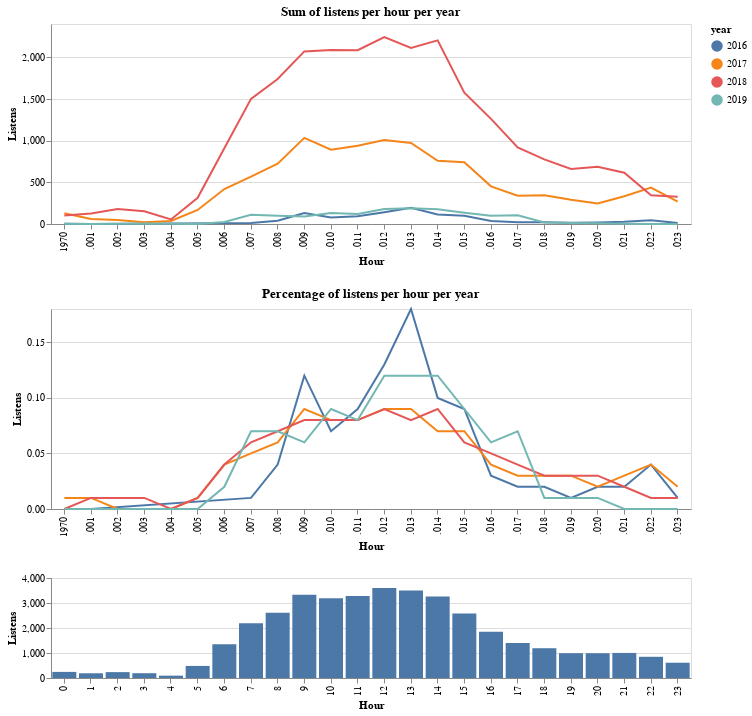

Write notebook code for a chart like this one.
### Code cell
#hide_input
# Create sum per hour per year
selection_sum = df.groupby(['year', 'hour']).size().reset_index().rename(columns={0: 'count'})

# Create percentage per hour per year
selection_perc = selection_sum.copy()
yearly_counts = df.ts.dt.to_period('Y').value_counts()
for year in yearly_counts.index:
    selection_perc.loc[selection_perc.year == year.year, 'count'] = selection_perc.loc[selection_perc.year == year.year, 'count'] / yearly_counts[str(year.year)]
selection_perc = selection_perc.round(2)

# Plot the total listens per hour
total = alt.Chart(selection_sum).mark_bar().encode(
    alt.X('hour:O', title='Hour'),
    alt.Y('sum(count):Q', title='Listens'),
).properties(
#     title='Sum of listens per hour',
    width=MAXWIDTH,
    height=100
)


label = alt.selection_single(
    encodings=['x'], # limit selection to x-axis value
    on='mouseover',  # select on mouseover events
    nearest=True,    # select data point nearest the cursor
    empty='none'     # empty selection includes no data points
)

monthly = alt.Chart().mark_line().encode(
    alt.X('hour:T', title='Hour'),
    alt.Y('count:Q', title='Listens'),
    color='year:N',
).transform_filter(alt.FieldOneOfPredicate(field='year', oneOf=[2016, 2017, 2018, 2019]))

# Plot sum per hour per year
sum_per_hour_per_year = alt.layer(
    monthly.properties(
        title='Sum of listens per hour per year'
    ), # base line chart
    
#     add a rule mark to serve as a guide line
    alt.Chart().mark_rule(color='#aaa').encode(
#         alt.X('hour'),
        x='hour:O'
    ).transform_filter(label),
    
    # add circle marks for selected time points, hide unselected points
    monthly.mark_circle().encode(
        opacity=alt.condition(label, alt.value(1), alt.value(0))
    ).add_selection(label),
    
#     # add white stroked text to provide a legible background for labels
    monthly.mark_text(align='left', dx=5, dy=-5, stroke='white', strokeWidth=2).encode(
        text='sum(count):Q'
    ).transform_filter(label),
    
    # add text labels for stock prices
    monthly.mark_text(align='left', dx=5, dy=-5).encode(
        alt.Text('sum(count):Q'),
#         text='sum(listens):Q'
    ).transform_filter(label),
    
    data = selection_sum
).properties(
    width=MAXWIDTH,
    height=200,
)

# Plot percentage per hour per year
perc_per_hour_per_year = alt.layer(
    monthly.properties(
        title='Percentage of listens per hour per year'
    ),     
    alt.Chart().mark_rule(color='#aaa').encode(
        x='hour:O'
    ).transform_filter(label),
    
    monthly.mark_circle().encode(
        opacity=alt.condition(label, alt.value(1), alt.value(0))
    ).add_selection(label),
    
    monthly.mark_text(align='left', dx=5, dy=-5, stroke='white', strokeWidth=2).encode(
        text='sum(count):Q'
    ).transform_filter(label),
    
    monthly.mark_text(align='left', dx=5, dy=-5).encode(
        alt.Text('sum(count):Q'),
    ).transform_filter(label),
    
    data = selection_perc
).properties(
    width=MAXWIDTH,
    height=200,
)

sum_per_hour_per_year & perc_per_hour_per_year & total

### Figure 1 — Vega-Lite specification as saved in the notebook (floating-point values rounded to 4 significant figures)
{"usermeta": {"embedOptions": {"theme": "latimes"}}, "config": {"view": {"continuousWidth": 400, "continuousHeight": 300}}, "vconcat": [{"layer": [{"mark": "line", "encoding": {"color": {"type": "nominal", "field": "year"}, "x": {"type": "temporal", "field": "hour", "title": "Hour"}, "y": {"type": "quantitative", "field": "count", "title": "Listens"}}, "title": "Sum of listens per hour per year", "transform": [{"filter": {"field": "year", "oneOf": [2016, 2017, 2018, 2019]}}]}, {"mark": {"type": "rule", "color": "#aaa"}, "encoding": {"x": {"type": "ordinal", "field": "hour"}}, "transform": [{"filter": {"selection": "selector001"}}]}, {"mark": "circle", "encoding": {"color": {"type": "nominal", "field": "year"}, "opacity": {"condition": {"value": 1, "selection": "selector001"}, "value": 0}, "x": {"type": "temporal", "field": "hour", "title": "Hour"}, "y": {"type": "quantitative", "field": "count", "title": "Listens"}}, "selection": {"selector001": {"type": "single", "encodings": ["x"], "on": "mouseover", "nearest": true, "empty": "none"}}, "transform": [{"filter": {"field": "year", "oneOf": [2016, 2017, 2018, 2019]}}]}, {"mark": {"type": "text", "align": "left", "dx": 5, "dy": -5, "stroke": "white", "strokeWidth": 2}, "encoding": {"color": {"type": "nominal", "field": "year"}, "text": {"type": "quantitative", "aggregate": "sum", "field": "count"}, "x": {"type": "temporal", "field": "hour", "title": "Hour"}, "y": {"type": "quantitative", "field": "count", "title": "Listens"}}, "transform": [{"filter": {"field": "year", "oneOf": [2016, 2017, 2018, 2019]}}, {"filter": {"selection": "selector001"}}]}, {"mark": {"type": "text", "align": "left", "dx": 5, "dy": -5}, "encoding": {"color": {"type": "nominal", "field": "year"}, "text": {"type": "quantitative", "aggregate": "sum", "field": "count"}, "x": {"type": "temporal", "field": "hour", "title": "Hour"}, "y": {"type": "quantitative", "field": "count", "title": "Listens"}}, "transform": [{"filter": {"field": "year", "oneOf": [2016, 2017, 2018, 2019]}}, {"filter": {"selection": "selector001"}}]}], "data": {"name": "data-0187552695ff6798193cfef9dfa2651e"}, "height": 200, "width": 640}, {"layer": [{"mark": "line", "encoding": {"color": {"type": "nominal", "field": "year"}, "x": {"type": "temporal", "field": "hour", "title": "Hour"}, "y": {"type": "quantitative", "field": "count", "title": "Listens"}}, "title": "Percentage of listens per hour per year", "transform": [{"filter": {"field": "year", "oneOf": [2016, 2017, 2018, 2019]}}]}, {"mark": {"type": "rule", "color": "#aaa"}, "encoding": {"x": {"type": "ordinal", "field": "hour"}}, "transform": [{"filter": {"selection": "selector001"}}]}, {"mark": "circle", "encoding": {"color": {"type": "nominal", "field": "year"}, "opacity": {"condition": {"value": 1, "selection": "selector001"}, "value": 0}, "x": {"type": "temporal", "field": "hour", "title": "Hour"}, "y": {"type": "quantitative", "field": "count", "title": "Listens"}}, "selection": {"selector001": {"type": "single", "encodings": ["x"], "on": "mouseover", "nearest": true, "empty": "none"}}, "transform": [{"filter": {"field": "year", "oneOf": [2016, 2017, 2018, 2019]}}]}, {"mark": {"type": "text", "align": "left", "dx": 5, "dy": -5, "stroke": "white", "strokeWidth": 2}, "encoding": {"color": {"type": "nominal", "field": "year"}, "text": {"type": "quantitative", "aggregate": "sum", "field": "count"}, "x": {"type": "temporal", "field": "hour", "title": "Hour"}, "y": {"type": "quantitative", "field": "count", "title": "Listens"}}, "transform": [{"filter": {"field": "year", "oneOf": [2016, 2017, 2018, 2019]}}, {"filter": {"selection": "selector001"}}]}, {"mark": {"type": "text", "align": "left", "dx": 5, "dy": -5}, "encoding": {"color": {"type": "nominal", "field": "year"}, "text": {"type": "quantitative", "aggregate": "sum", "field": "count"}, "x": {"type": "temporal", "field": "hour", "title": "Hour"}, "y": {"type": "quantitative", "field": "count", "title": "Listens"}}, "transform": [{"filter": {"field": "year", "oneOf": [2016, 2017, 2018, 2019]}}, {"filter": {"selection": "selector001"}}]}], "data": {"name": "data-48044bdc3cc0feeac970edfbb745f045"}, "height": 200, "width": 640}, {"data": {"name": "data-0187552695ff6798193cfef9dfa2651e"}, "mark": "bar", "encoding": {"x": {"type": "ordinal", "field": "hour", "title": "Hour"}, "y": {"type": "quantitative", "aggregate": "sum", "field": "count", "title": "Listens"}}, "height": 100, "width": 640}], "$schema": "https://vega.github.io/schema/vega-lite/v4.8.1.json", "datasets": {"data-0187552695ff6798193cfef9dfa2651e": [{"year": 2013, "hour": 0, "count": 2}, {"year": 2013, "hour": 10, "count": 1}, {"year": 2013, "hour": 11, "count": 13}, {"year": 2013, "hour": 12, "count": 12}, {"year": 2013, "hour": 14, "count": 4}, {"year": 2013, "hour": 15, "count": 5}, {"year": 2013, "hour": 16, "count": 4}, {"year": 2013, "hour": 17, "count": 9}, {"year": 2013, "hour": 18, "count": 29}, {"year": 2013, "hour": 19, "count": 8}, {"year": 2013, "hour": 20, "count": 24}, {"year": 2013, "hour": 21, "count": 3}, {"year": 2013, "hour": 22, "count": 2}, {"year": 2013, "hour": 23, "count": 1}, {"year": 2014, "hour": 11, "count": 2}, {"year": 2014, "hour": 13, "count": 5}, {"year": 2014, "hour": 22, "count": 6}, {"year": 2015, "hour": 0, "count": 5}, {"year": 2015, "hour": 2, "count": 4}, {"year": 2015, "hour": 3, "count": 12}, {"year": 2015, "hour": 8, "count": 4}, {"year": 2015, "hour": 9, "count": 7}, {"year": 2015, "hour": 10, "count": 2}, {"year": 2015, "hour": 11, "count": 26}, {"year": 2015, "hour": 12, "count": 21}, {"year": 2015, "hour": 13, "count": 24}, {"year": 2015, "hour": 14, "count": 5}, {"year": 2015, "hour": 15, "count": 22}, {"year": 2015, "hour": 16, "count": 2}, {"year": 2015, "hour": 17, "count": 8}, {"year": 2015, "hour": 19, "count": 8}, {"year": 2015, "hour": 20, "count": 8}, {"year": 2015, "hour": 21, "count": 22}, {"year": 2015, "hour": 22, "count": 14}, {"year": 2015, "hour": 23, "count": 1}, {"year": 2016, "hour": 0, "count": 2}, {"year": 2016, "hour": 1, "count": 1}, {"year": 2016, "hour": 7, "count": 13}, {"year": 2016, "hour": 8, "count": 40}, {"year": 2016, "hour": 9, "count": 133}, {"year": 2016, "hour": 10, "count": 79}, {"year": 2016, "hour": 11, "count": 94}, {"year": 2016, "hour": 12, "count": 141}, {"year": 2016, "hour": 13, "count": 194}, {"year": 2016, "hour": 14, "count": 113}, {"year": 2016, "hour": 15, "count": 99}, {"year": 2016, "hour": 16, "count": 36}, {"year": 2016, "hour": 17, "count": 20}, {"year": 2016, "hour": 18, "count": 22}, {"year": 2016, "hour": 19, "count": 15}, {"year": 2016, "hour": 20, "count": 17}, {"year": 2016, "hour": 21, "count": 26}, {"year": 2016, "hour": 22, "count": 45}, {"year": 2016, "hour": 23, "count": 13}, {"year": 2017, "hour": 0, "count": 128}, {"year": 2017, "hour": 1, "count": 60}, {"year": 2017, "hour": 2, "count": 49}, {"year": 2017, "hour": 3, "count": 21}, {"year": 2017, "hour": 4, "count": 37}, {"year": 2017, "hour": 5, "count": 168}, {"year": 2017, "hour": 6, "count": 419}, {"year": 2017, "hour": 7, "count": 568}, {"year": 2017, "hour": 8, "count": 723}, {"year": 2017, "hour": 9, "count": 1034}, {"year": 2017, "hour": 10, "count": 892}, {"year": 2017, "hour": 11, "count": 940}, {"year": 2017, "hour": 12, "count": 1007}, {"year": 2017, "hour": 13, "count": 973}, {"year": 2017, "hour": 14, "count": 758}, {"year": 2017, "hour": 15, "count": 742}, {"year": 2017, "hour": 16, "count": 452}, {"year": 2017, "hour": 17, "count": 339}, {"year": 2017, "hour": 18, "count": 346}, {"year": 2017, "hour": 19, "count": 290}, {"year": 2017, "hour": 20, "count": 246}, {"year": 2017, "hour": 21, "count": 333}, {"year": 2017, "hour": 22, "count": 436}, {"year": 2017, "hour": 23, "count": 268}, {"year": 2018, "hour": 0, "count": 103}, {"year": 2018, "hour": 1, "count": 127}, {"year": 2018, "hour": 2, "count": 180}, {"year": 2018, "hour": 3, "count": 152}, {"year": 2018, "hour": 4, "count": 54}, {"year": 2018, "hour": 5, "count": 314}, {"year": 2018, "hour": 6, "count": 908}, {"year": 2018, "hour": 7, "count": 1502}, {"year": 2018, "hour": 8, "count": 1740}, {"year": 2018, "hour": 9, "count": 2071}, {"year": 2018, "hour": 10, "count": 2088}, {"year": 2018, "hour": 11, "count": 2086}, {"year": 2018, "hour": 12, "count": 2242}, {"year": 2018, "hour": 13, "count": 2113}, {"year": 2018, "hour": 14, "count": 2204}, {"year": 2018, "hour": 15, "count": 1576}, {"year": 2018, "hour": 16, "count": 1262}, {"year": 2018, "hour": 17, "count": 920}, {"year": 2018, "hour": 18, "count": 775}, {"year": 2018, "hour": 19, "count": 660}, {"year": 2018, "hour": 20, "count": 686}, {"year": 2018, "hour": 21, "count": 615}, {"year": 2018, "hour": 22, "count": 344}, {"year": 2018, "hour": 23, "count": 327}, {"year": 2019, "hour": 0, "count": 4}, {"year": 2019, "hour": 1, "count": 1}, {"year": 2019, "hour": 2, "count": 2}, {"year": 2019, "hour": 3, "count": 7}, {"year": 2019, "hour": 4, "count": 3}, {"year": 2019, "hour": 5, "count": 1}, {"year": 2019, "hour": 6, "count": 23}, {"year": 2019, "hour": 7, "count": 111}, {"year": 2019, "hour": 8, "count": 100}, {"year": 2019, "hour": 9, "count": 90}, {"year": 2019, "hour": 10, "count": 133}, {"year": 2019, "hour": 11, "count": 119}, {"year": 2019, "hour": 12, "count": 180}, {"year": 2019, "hour": 13, "count": 189}, {"year": 2019, "hour": 14, "count": 176}, {"year": 2019, "hour": 15, "count": 135}, {"year": 2019, "hour": 16, "count": 98}, {"year": 2019, "hour": 17, "count": 105}, {"year": 2019, "hour": 18, "count": 19}, {"year": 2019, "hour": 19, "count": 12}, {"year": 2019, "hour": 20, "count": 10}, {"year": 2019, "hour": 21, "count": 3}, {"year": 2019, "hour": 22, "count": 1}, {"year": 2019, "hour": 23, "count": 1}], "data-48044bdc3cc0feeac970edfbb745f045": [{"year": 2013, "hour": 0, "count": 0.02}, {"year": 2013, "hour": 10, "count": 0.01}, {"year": 2013, "hour": 11, "count": 0.11}, {"year": 2013, "hour": 12, "count": 0.1}, {"year": 2013, "hour": 14, "count": 0.03}, {"year": 2013, "hour": 15, "count": 0.04}, {"year": 2013, "hour": 16, "count": 0.03}, {"year": 2013, "hour": 17, "count": 0.08}, {"year": 2013, "hour": 18, "count": 0.25}, {"year": 2013, "hour": 19, "count": 0.07}, {"year": 2013, "hour": 20, "count": 0.21}, {"year": 2013, "hour": 21, "count": 0.03}, {"year": 2013, "hour": 22, "count": 0.02}, {"year": 2013, "hour": 23, "count": 0.01}, {"year": 2014, "hour": 11, "count": 0.15}, {"year": 2014, "hour": 13, "count": 0.38}, {"year": 2014, "hour": 22, "count": 0.46}, {"year": 2015, "hour": 0, "count": 0.03}, {"year": 2015, "hour": 2, "count": 0.02}, {"year": 2015, "hour": 3, "count": 0.06}, {"year": 2015, "hour": 8, "count": 0.02}, {"year": 2015, "hour": 9, "count": 0.04}, {"year": 2015, "hour": 10, "count": 0.01}, {"year": 2015, "hour": 11, "count": 0.13}, {"year": 2015, "hour": 12, "count": 0.11}, {"year": 2015, "hour": 13, "count": 0.12}, {"year": 2015, "hour": 14, "count": 0.03}, {"year": 2015, "hour": 15, "count": 0.11}, {"year": 2015, "hour": 16, "count": 0.01}, {"year": 2015, "hour": 17, "count": 0.04}, {"year": 2015, "hour": 19, "count": 0.04}, {"year": 2015, "hour": 20, "count": 0.04}, {"year": 2015, "hour": 21, "count": 0.11}, {"year": 2015, "hour": 22, "count": 0.07}, {"year": 2015, "hour": 23, "count": 0.01}, {"year": 2016, "hour": 0, "count": 0.0}, {"year": 2016, "hour": 1, "count": 0.0}, {"year": 2016, "hour": 7, "count": 0.01}, {"year": 2016, "hour": 8, "count": 0.04}, {"year": 2016, "hour": 9, "count": 0.12}, {"year": 2016, "hour": 10, "count": 0.07}, {"year": 2016, "hour": 11, "count": 0.09}, {"year": 2016, "hour": 12, "count": 0.13}, {"year": 2016, "hour": 13, "count": 0.18}, {"year": 2016, "hour": 14, "count": 0.1}, {"year": 2016, "hour": 15, "count": 0.09}, {"year": 2016, "hour": 16, "count": 0.03}, {"year": 2016, "hour": 17, "count": 0.02}, {"year": 2016, "hour": 18, "count": 0.02}, {"year": 2016, "hour": 19, "count": 0.01}, {"year": 2016, "hour": 20, "count": 0.02}, {"year": 2016, "hour": 21, "count": 0.02}, {"year": 2016, "hour": 22, "count": 0.04}, {"year": 2016, "hour": 23, "count": 0.01}, {"year": 2017, "hour": 0, "count": 0.01}, {"year": 2017, "hour": 1, "count": 0.01}, {"year": 2017, "hour": 2, "count": 0.0}, {"year": 2017, "hour": 3, "count": 0.0}, {"year": 2017, "hour": 4, "count": 0.0}, {"year": 2017, "hour": 5, "count": 0.01}, {"year": 2017, "hour": 6, "count": 0.04}, {"year": 2017, "hour": 7, "count": 0.05}, {"year": 2017, "hour": 8, "count": 0.06}, {"year": 2017, "hour": 9, "count": 0.09}, {"year": 2017, "hour": 10, "count": 0.08}, {"year": 2017, "hour": 11, "count": 0.08}, {"year": 2017, "hour": 12, "count": 0.09}, {"year": 2017, "hour": 13, "count": 0.09}, {"year": 2017, "hour": 14, "count": 0.07}, {"year": 2017, "hour": 15, "count": 0.07}, {"year": 2017, "hour": 16, "count": 0.04}, {"year": 2017, "hour": 17, "count": 0.03}, {"year": 2017, "hour": 18, "count": 0.03}, {"year": 2017, "hour": 19, "count": 0.03}, {"year": 2017, "hour": 20, "count": 0.02}, {"year": 2017, "hour": 21, "count": 0.03}, {"year": 2017, "hour": 22, "count": 0.04}, {"year": 2017, "hour": 23, "count": 0.02}, {"year": 2018, "hour": 0, "count": 0.0}, {"year": 2018, "hour": 1, "count": 0.01}, {"year": 2018, "hour": 2, "count": 0.01}, {"year": 2018, "hour": 3, "count": 0.01}, {"year": 2018, "hour": 4, "count": 0.0}, {"year": 2018, "hour": 5, "count": 0.01}, {"year": 2018, "hour": 6, "count": 0.04}, {"year": 2018, "hour": 7, "count": 0.06}, {"year": 2018, "hour": 8, "count": 0.07}, {"year": 2018, "hour": 9, "count": 0.08}, {"year": 2018, "hour": 10, "count": 0.08}, {"year": 2018, "hour": 11, "count": 0.08}, {"year": 2018, "hour": 12, "count": 0.09}, {"year": 2018, "hour": 13, "count": 0.08}, {"year": 2018, "hour": 14, "count": 0.09}, {"year": 2018, "hour": 15, "count": 0.06}, {"year": 2018, "hour": 16, "count": 0.05}, {"year": 2018, "hour": 17, "count": 0.04}, {"year": 2018, "hour": 18, "count": 0.03}, {"year": 2018, "hour": 19, "count": 0.03}, {"year": 2018, "hour": 20, "count": 0.03}, {"year": 2018, "hour": 21, "count": 0.02}, {"year": 2018, "hour": 22, "count": 0.01}, {"year": 2018, "hour": 23, "count": 0.01}, {"year": 2019, "hour": 0, "count": 0.0}, {"year": 2019, "hour": 1, "count": 0.0}, {"year": 2019, "hour": 2, "count": 0.0}, {"year": 2019, "hour": 3, "count": 0.0}, {"year": 2019, "hour": 4, "count": 0.0}, {"year": 2019, "hour": 5, "count": 0.0}, {"year": 2019, "hour": 6, "count": 0.02}, {"year": 2019, "hour": 7, "count": 0.07}, {"year": 2019, "hour": 8, "count": 0.07}, {"year": 2019, "hour": 9, "count": 0.06}, {"year": 2019, "hour": 10, "count": 0.09}, {"year": 2019, "hour": 11, "count": 0.08}, {"year": 2019, "hour": 12, "count": 0.12}, {"year": 2019, "hour": 13, "count": 0.12}, {"year": 2019, "hour": 14, "count": 0.12}, {"year": 2019, "hour": 15, "count": 0.09}, {"year": 2019, "hour": 16, "count": 0.06}, {"year": 2019, "hour": 17, "count": 0.07}, {"year": 2019, "hour": 18, "count": 0.01}, {"year": 2019, "hour": 19, "count": 0.01}, {"year": 2019, "hour": 20, "count": 0.01}, {"year": 2019, "hour": 21, "count": 0.0}, {"year": 2019, "hour": 22, "count": 0.0}, {"year": 2019, "hour": 23, "count": 0.0}]}}
